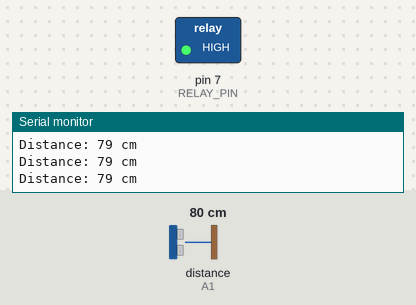
Simulated run of this sketch. Board: Arduino Uno, built with avr-gcc and run on an emulated ATmega328P. On the bench: switched loads named in the sketch (green lamp = pin HIGH), the last lines printed to the serial monitor. Wiring (inferred from the names in the program): ultrasonic range finder: trigger A0; echo A1. The test bench sets the inputs (shaded band); at power-on: distance to the obstacle (sensor on A1) 80 cm. The echo pulse lasts 58.3 µs per cm; pins used as bus, display or sensor lines are not drawn.

Above: at 1.2 s.
1.3 s: distance to the obstacle (sensor on A1) set to 18 cm
2.8 s: distance to the obstacle (sensor on A1) set to 14 cm
At 3.7 s:
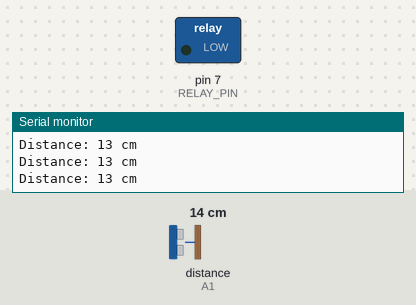
4.3 s: distance to the obstacle (sensor on A1) set to 35 cm
At 5.5 s:
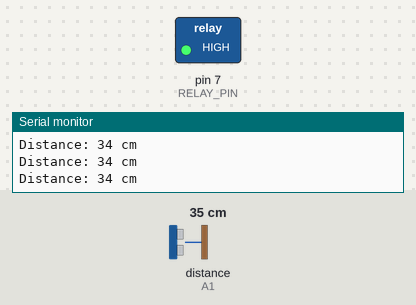
5.8 s: distance to the obstacle (sensor on A1) set to 2 cm
At 7.0 s:
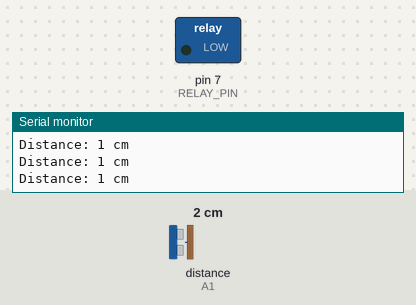
Timing chart, 0 to 8.3 s (numbered marks = the images above; inputs shaded):
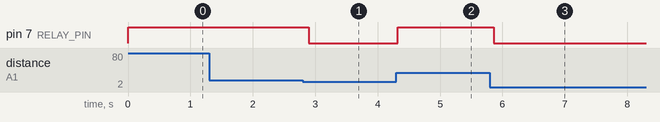

The sketch:

dustbin_part.ino
```cpp
// Ultrasonic Sensor Pins
#define TRIG_PIN A0
#define ECHO_PIN A1

// Relay pin
const int RELAY_PIN = 7;

long duration;
int distance;

void setup() {
  Serial.begin(9600);

  pinMode(TRIG_PIN, OUTPUT);
  pinMode(ECHO_PIN, INPUT);

  pinMode(RELAY_PIN, OUTPUT);
  digitalWrite(RELAY_PIN, LOW); // relay OFF initially
}

void loop() {
  // Send ultrasonic pulse
  digitalWrite(TRIG_PIN, LOW);
  delayMicroseconds(2);
  digitalWrite(TRIG_PIN, HIGH);
  delayMicroseconds(10);
  digitalWrite(TRIG_PIN, LOW);

  // Read echo
  duration = pulseIn(ECHO_PIN, HIGH);
  distance = duration * 0.034 / 2; // cm

  Serial.print("Distance: ");
  Serial.print(distance);
  Serial.println(" cm");

  // If hand detected within 15 cm → turn ON relay
  if (distance > 0 && distance <= 15) {
    digitalWrite(RELAY_PIN, LOW);  // relay ON
  } else {
    digitalWrite(RELAY_PIN, HIGH);   // relay OFF
  }

  delay(100);
}
```

Measured:
- the behaviour switches between 17 and 16 cm on distance to the obstacle (sensor on A1) (found by bisection; images 0 and 1)
- after the input at 2.8 s, pin 7 (RELAY_PIN): HIGH → LOW after 0.10 s
- after the input at 4.3 s, pin 7 (RELAY_PIN): LOW → HIGH at once
- after the input at 5.8 s, pin 7 (RELAY_PIN): HIGH → LOW after 0.06 s
